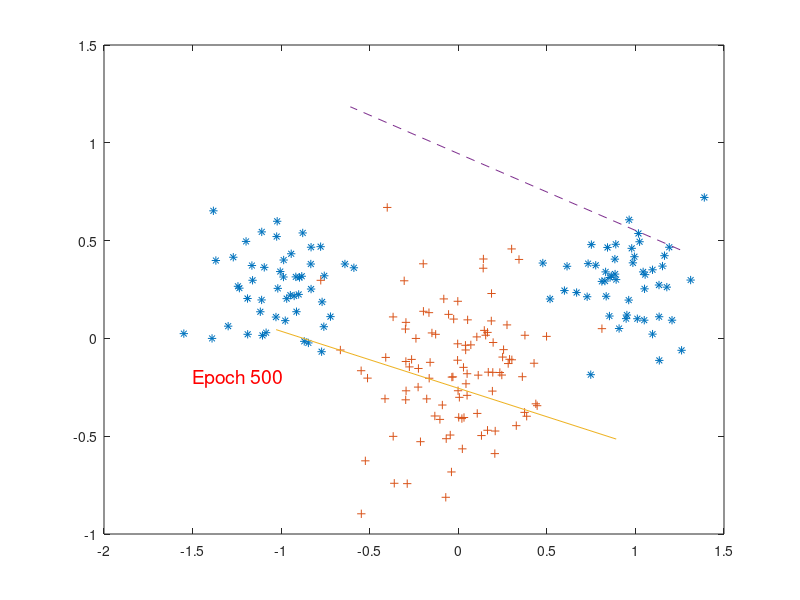
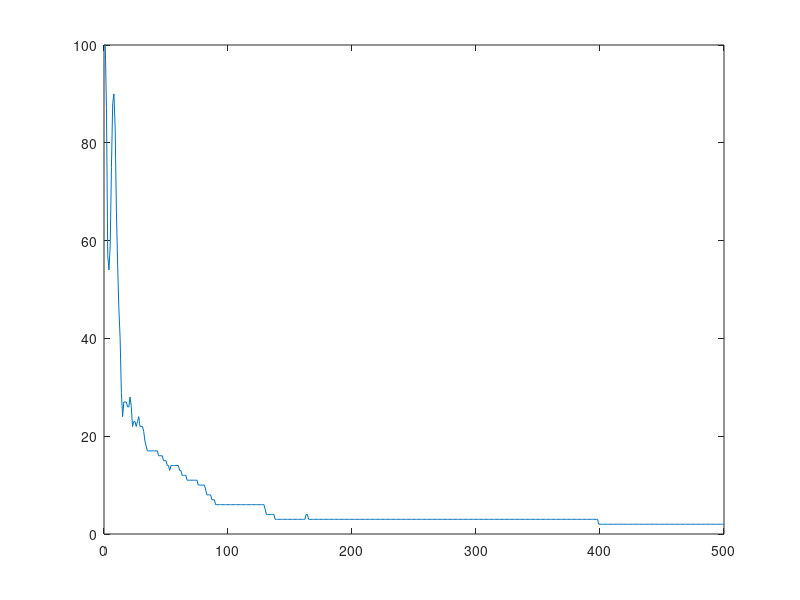

Recreate these plots in MATLAB, in order.
clc, clear all, close all;

%n sep dataa
classA(1,:) = [randn(1,50) .* 0.2 - 1.0 ...
                randn(1,50) .* 0.2 + 1.0];
classA(2,:) = randn(1,100) .* 0.2 + 0.3;
classB(1,:) = randn(1,100) .* 0.3 + 0.0;
classB(2,:) = randn(1,100) .* 0.3 - 0.1;


%setdaataaa to plot the graph

% Put all the points together and plot them
patterns = [classA, classB];
targets = [ones(1, 100), -ones(1, 100)];

permute = randperm(200);
% Permute data
patterns = patterns(:, permute);
targets = targets(:, permute);

[insize, ndata] = size(patterns);
[outsize, ndata] = size(targets);

plot (patterns(1, find(targets>0)), ...
patterns(2, find(targets>0)), '*', ...
patterns(1, find(targets<0)), ...
patterns(2, find(targets<0)), '+');

%backprop

X = [patterns; ones(1, ndata)];
alpha = 0.9;

hidden = 5;
w = randn(hidden, insize+1);
v = randn(1, hidden+1);
dw = 0;
dv = 0;

eta = 0.01;
error = [];
steps = 0:500;

%Phi declaration:
phi = @(xxx) (2./(1+exp(-xxx)))-1;

%Phi prime:
phiprime = @(yyy) ((1+yyy).*(1-yyy))/2;

epoch = 0;
for i = steps
    % Forward pass
    hin = w * [patterns; ones(1, ndata)]; %ini W*X
    hout = [phi(hin); ones(1, ndata)];

    oin = v * hout;
    out = phi(oin);

    % Backward pass
    delta_o = (out - targets) .* phiprime(out);
    delta_h = (v' * delta_o) .* phiprime(hout);
    delta_h = delta_h(1:hidden, :);

    % Weight update
    dw = (dw .* alpha) - (delta_h * X') .* (1 - alpha);
    dv = (dv .* alpha) - (delta_o * hout') .* (1 - alpha);
    w = w + dw .* eta;
    v = v + dv .* eta;
    
    %drawing
    % Show
      %only w
    p = w(1, 1:2);
    k = -w(1, insize+1) / (p*p');
    l = sqrt(p*p');
      %only v
     pp = v(1, 1:2);
    kk = -v(1, insize+1) / (pp*pp');
    ll = sqrt(pp*pp'); 
    
    axis([-2, 2, -2, 2], 'square'); %determine size of the images
%     drawnow;
    plot (patterns(1, find(targets>0)), ...          
        patterns(2, find(targets>0)), '*', ...
        patterns(1, find(targets<0)), ...
        patterns(2, find(targets<0)), '+', ...
        [p(1), p(1)]*k + [-p(2), p(2)]/l, ...
        [p(2), p(2)]*k + [p(1), -p(1)]/l, '-',...
       [pp(1), pp(1)]*kk + [-pp(2), pp(2)]/ll, ...
        [pp(2), pp(2)]*kk + [pp(1), -pp(1)]/ll, '--' );
     txt = ['Epoch ', num2str(epoch)];
    text(-1.5,-0.2,txt ,'Color','red','FontSize',14);
    epoch = epoch + 1;
     drawnow;
     
    error = [error; sum(sum(abs(sign(out) - targets) ./ 2))];
end

figure(2);
plot(steps, error);